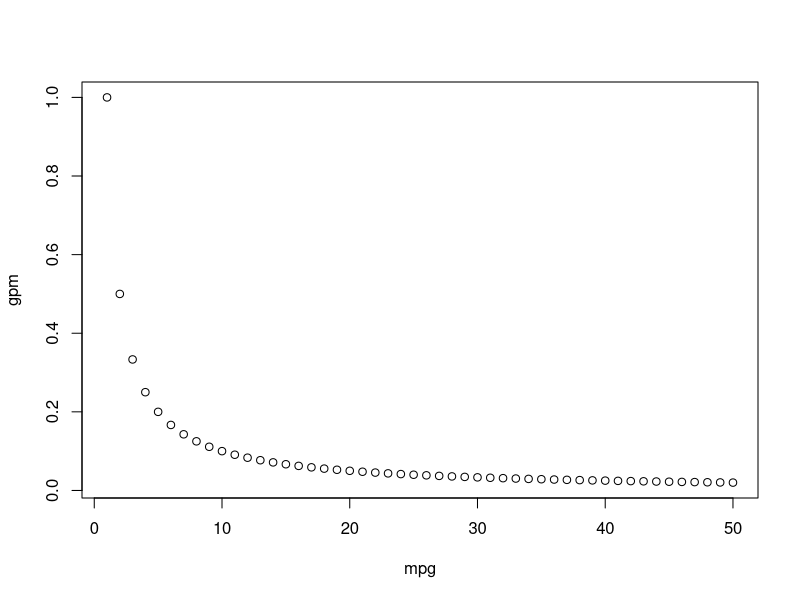

This figure's R source:
## ---- chunk 1

mpg <- 1:50
gpm <- 1/mpg

# plot of gpm against mpg
plot(mpg,gpm)

